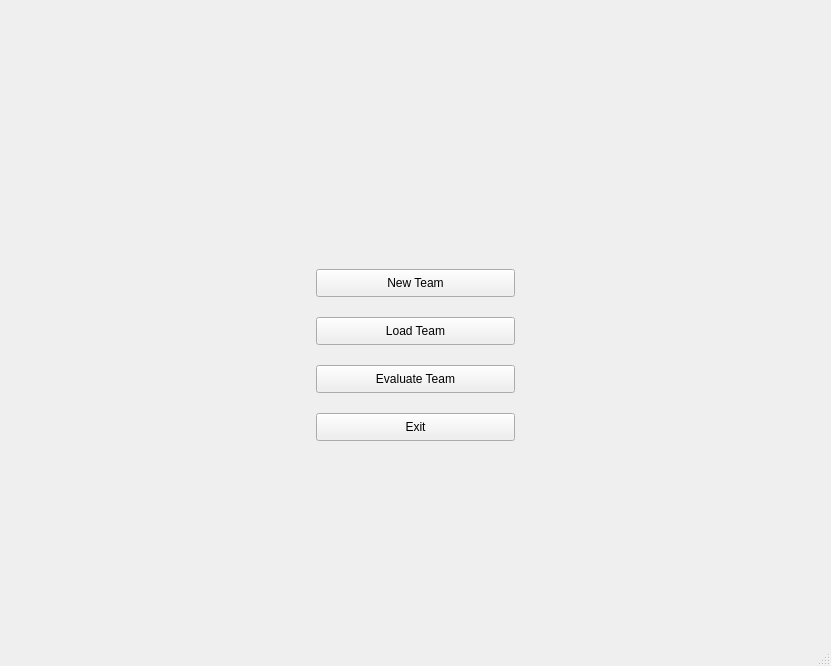
<?xml version="1.0" encoding="UTF-8"?>
<ui version="4.0">
 <class>MainWindow</class>
 <widget class="QMainWindow" name="MainWindow">
  <property name="enabled">
   <bool>true</bool>
  </property>
  <property name="geometry">
   <rect>
    <x>0</x>
    <y>0</y>
    <width>831</width>
    <height>666</height>
   </rect>
  </property>
  <property name="windowTitle">
   <string>Fantasy Cricket</string>
  </property>
  <property name="windowIcon">
   <iconset>
    <normaloff>../images/icon.png</normaloff>../images/icon.png</iconset>
  </property>
  <widget class="QWidget" name="centralwidget">
   <layout class="QGridLayout" name="gridLayout">
    <item row="2" column="0">
     <layout class="QHBoxLayout" name="horizontalLayout_2">
      <item>
       <spacer name="horizontalSpacer_3">
        <property name="orientation">
         <enum>Qt::Horizontal</enum>
        </property>
        <property name="sizeHint" stdset="0">
         <size>
          <width>40</width>
          <height>20</height>
         </size>
        </property>
       </spacer>
      </item>
      <item>
       <layout class="QVBoxLayout" name="verticalLayout_2">
        <property name="spacing">
         <number>20</number>
        </property>
        <property name="sizeConstraint">
         <enum>QLayout::SetDefaultConstraint</enum>
        </property>
        <property name="leftMargin">
         <number>0</number>
        </property>
        <item>
         <spacer name="verticalSpacer">
          <property name="orientation">
           <enum>Qt::Vertical</enum>
          </property>
          <property name="sizeHint" stdset="0">
           <size>
            <width>20</width>
            <height>40</height>
           </size>
          </property>
         </spacer>
        </item>
        <item>
         <widget class="QPushButton" name="newteam">
          <property name="enabled">
           <bool>true</bool>
          </property>
          <property name="minimumSize">
           <size>
            <width>199</width>
            <height>28</height>
           </size>
          </property>
          <property name="maximumSize">
           <size>
            <width>199</width>
            <height>28</height>
           </size>
          </property>
          <property name="autoFillBackground">
           <bool>false</bool>
          </property>
          <property name="text">
           <string>New Team</string>
          </property>
          <property name="iconSize">
           <size>
            <width>16</width>
            <height>16</height>
           </size>
          </property>
          <property name="checkable">
           <bool>false</bool>
          </property>
         </widget>
        </item>
        <item>
         <widget class="QPushButton" name="loadteam">
          <property name="minimumSize">
           <size>
            <width>199</width>
            <height>28</height>
           </size>
          </property>
          <property name="maximumSize">
           <size>
            <width>199</width>
            <height>28</height>
           </size>
          </property>
          <property name="autoFillBackground">
           <bool>false</bool>
          </property>
          <property name="text">
           <string>Load Team</string>
          </property>
         </widget>
        </item>
        <item>
         <widget class="QPushButton" name="evalteam">
          <property name="minimumSize">
           <size>
            <width>199</width>
            <height>28</height>
           </size>
          </property>
          <property name="maximumSize">
           <size>
            <width>199</width>
            <height>27</height>
           </size>
          </property>
          <property name="cursor">
           <cursorShape>ArrowCursor</cursorShape>
          </property>
          <property name="text">
           <string>Evaluate Team</string>
          </property>
         </widget>
        </item>
        <item>
         <widget class="QPushButton" name="exit">
          <property name="minimumSize">
           <size>
            <width>199</width>
            <height>28</height>
           </size>
          </property>
          <property name="maximumSize">
           <size>
            <width>199</width>
            <height>28</height>
           </size>
          </property>
          <property name="text">
           <string>Exit</string>
          </property>
         </widget>
        </item>
       </layout>
      </item>
      <item>
       <spacer name="horizontalSpacer_4">
        <property name="orientation">
         <enum>Qt::Horizontal</enum>
        </property>
        <property name="sizeHint" stdset="0">
         <size>
          <width>40</width>
          <height>20</height>
         </size>
        </property>
       </spacer>
      </item>
     </layout>
    </item>
    <item row="0" column="0">
     <spacer name="verticalSpacer_2">
      <property name="orientation">
       <enum>Qt::Vertical</enum>
      </property>
      <property name="sizeHint" stdset="0">
       <size>
        <width>20</width>
        <height>40</height>
       </size>
      </property>
     </spacer>
    </item>
    <item row="1" column="0">
     <layout class="QHBoxLayout" name="horizontalLayout">
      <property name="leftMargin">
       <number>0</number>
      </property>
      <item>
       <spacer name="horizontalSpacer">
        <property name="orientation">
         <enum>Qt::Horizontal</enum>
        </property>
        <property name="sizeHint" stdset="0">
         <size>
          <width>40</width>
          <height>20</height>
         </size>
        </property>
       </spacer>
      </item>
      <item>
       <widget class="QLabel" name="GameImage">
        <property name="enabled">
         <bool>true</bool>
        </property>
        <property name="minimumSize">
         <size>
          <width>0</width>
          <height>0</height>
         </size>
        </property>
        <property name="maximumSize">
         <size>
          <width>650</width>
          <height>289</height>
         </size>
        </property>
        <property name="text">
         <string/>
        </property>
        <property name="pixmap">
         <pixmap>../images/fantasycricket.png</pixmap>
        </property>
        <property name="scaledContents">
         <bool>true</bool>
        </property>
        <property name="alignment">
         <set>Qt::AlignLeading|Qt::AlignLeft|Qt::AlignVCenter</set>
        </property>
       </widget>
      </item>
      <item>
       <spacer name="horizontalSpacer_2">
        <property name="orientation">
         <enum>Qt::Horizontal</enum>
        </property>
        <property name="sizeHint" stdset="0">
         <size>
          <width>40</width>
          <height>20</height>
         </size>
        </property>
       </spacer>
      </item>
     </layout>
    </item>
    <item row="3" column="0">
     <spacer name="verticalSpacer_3">
      <property name="orientation">
       <enum>Qt::Vertical</enum>
      </property>
      <property name="sizeHint" stdset="0">
       <size>
        <width>20</width>
        <height>40</height>
       </size>
      </property>
     </spacer>
    </item>
   </layout>
  </widget>
  <widget class="QMenuBar" name="menubar">
   <property name="geometry">
    <rect>
     <x>0</x>
     <y>0</y>
     <width>831</width>
     <height>26</height>
    </rect>
   </property>
  </widget>
  <widget class="QStatusBar" name="statusbar"/>
 </widget>
 <resources/>
 <connections/>
</ui>
